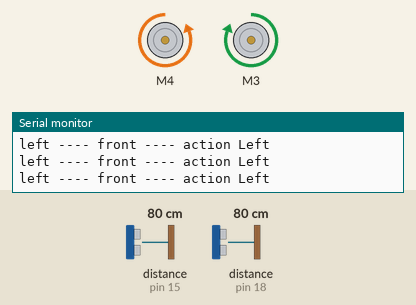
Bench run of a sketch on a simulated Arduino Uno, built with avr-gcc and run on an emulated ATmega328P. Shown: 2 × DC motor (green arrow = forward, orange = backward, longer = faster), the last lines printed to the serial monitor. The inputs (shaded band) are chosen by the test bench; at power-on: distance to the obstacle (sensors on pin 18, pin 15) 80 cm. The echo pulse lasts 58.3 µs per cm.

Above: at 1.2 s.
1.3 s: distance to the obstacle (sensor on pin 18) set to 29 cm
4.3 s: distance to the obstacle (sensor on pin 18) set to 22 cm
At 5.3 s:
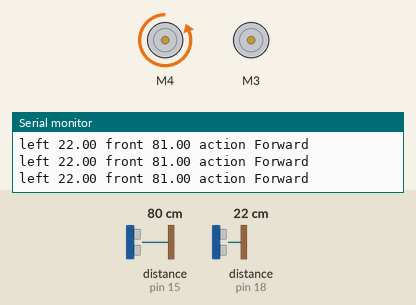
5.8 s: distance to the obstacle (sensor on pin 18) set to 16 cm
8.8 s: distance to the obstacle (sensor on pin 18) set to 13 cm
At 10.0 s:
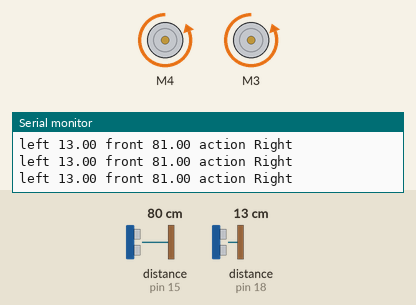
10.3 s: distance to the obstacle (sensor on pin 18) set to 120 cm
At 11.0 s:
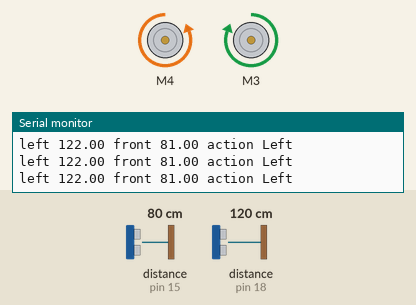
Timing chart, 0 to 12.8 s (numbered marks = the images above; inputs shaded):
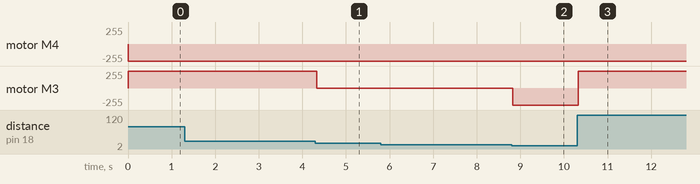

Measured:
- the behaviour switches between 26 and 25 cm on distance to the obstacle (sensor on pin 18) (found by bisection; images 0 and 1)
- the behaviour switches between 15 and 14 cm on distance to the obstacle (sensor on pin 18) (found by bisection; images 1 and 2)
- after the input at 4.3 s, motor M3: forward 255/255 → stopped at once
- after the input at 8.8 s, motor M3: stopped → backward 255/255 at once
- after the input at 10.3 s, motor M3: backward 255/255 → forward 255/255 at once

The sketch:

RaceBot.ino
```cpp
/*
   RaceBot

   Arduino race bot designed to follow the left wall of a race course while
   keeping a foot or so away from it.

Rules: http://robotics.pjhayward.net/rules/formula-r/

Author: Robert Whiting
Email: rswhiting@gmail.com
*/
#include <Arduino.h>
#include <SoftwareSerial.h>
#include <AFMotor.h>
#include <NewPing.h>
#include "Car.h"

// Car object
Car car;

// Timing & distances
#define FRONT_MIN         40
#define SIDE_MIN          15
#define SIDE_MAX          25
#define POST_ENABLED      0

void post(){
  // power on self test
  car.goForward();
  delay(3000);
  car.stop();
  delay(3000);
  car.goBack();
  delay(3000);
  car.stop();
  delay(3000);
  car.goRight();
  delay(3000);
  car.stop();
  delay(3000);
  car.goLeft();
  delay(3000);
  car.stop();
  delay(3000);
}


// SETUP #######################################################################
void setup()
{
    // Open serial communications and wait for port to open:
    Serial.begin(9600);
    Serial.println("Connection established");
    if(POST_ENABLED){
      Serial.println("POST start");
      post();
      Serial.println("POST complete");
    }
    // TODO: countdown?
    car.goForward();
}


// MAIN LOOP ###################################################################
void loop()
{
    // check side (turn left and adjust to wall)
    double leftDist = car.leftDist();
    if (leftDist != 0 && leftDist > SIDE_MAX){
       car.goLeft();
    }else if (leftDist != 0 && leftDist < SIDE_MIN){
      car.goRight();
    }else{
      // check forward (avoid hitting things and right turns)
      double frontDist = car.frontDist();
      if (frontDist != 0 && frontDist < FRONT_MIN){
        car.goRight();
      }else{
        car.goForward();
      }
    }
    car.print();
}
```

Car.cpp
```cpp
#include "Car.h"

Car::Car() :
    leftSonarSensor(LEFT_TRIGGER_PIN, LEFT_ECHO_PIN, MAX_PING),
    forwardSonarSensor(FORWARD_TRIGGER_PIN, FORWARD_ECHO_PIN, MAX_PING),
    forwardMotor(4),
    turnMotor(3)
    {
    // init motors
    forwardMotor.setSpeed(MOTOR_SPEED);
    forwardMotor.run(RELEASE);
    turnMotor.setSpeed(MOTOR_SPEED);
    turnMotor.run(RELEASE);
    Serial.println("Motors initialized");
}

double Car::leftDist(){
    double distance = distance = leftSonarSensor.ping() / US_ROUNDTRIP_CM;
    // get rid of interference
    left = distance > MAX_PING ? 0 : distance;
    return left;
}

double Car::frontDist(){
    double distance = distance = forwardSonarSensor.ping() / US_ROUNDTRIP_CM;
    // get rid of interference
    front = distance > MAX_PING ? 0 : distance;
    return front;
}

void Car::goBack(){
    if(!FROZEN){
        forwardMotor.run(FORWARD);
        turnMotor.run(RELEASE);
    }
    action = "Back";
}

void Car::goForward(){
    if(!FROZEN){
        forwardMotor.run(BACKWARD);
        turnMotor.run(RELEASE);
    }
    action = "Forward";
}

void Car::goLeft(){
    if(!FROZEN){
        turnMotor.run(FORWARD);
    }
    action = "Left";
}

void Car::goRight(){
    if(!FROZEN){
        turnMotor.run(BACKWARD);
    }
    action = "Right";
}

void Car::stop(){
    if(!FROZEN){
        forwardMotor.run(RELEASE);
        turnMotor.run(RELEASE);
    }
    action = "Stop";
}

void Car::print(){
    Serial.print("left ");
    if(front == 0)
      Serial.print("----");
    else
      Serial.print(left);
    Serial.print(" front ");
    if(front == 0)
      Serial.print("----");
    else
      Serial.print(front);
    Serial.print(" action ");
    Serial.print(action);
    Serial.print("\n");
}
```

Car.h
```cpp
#ifndef CAR_H_
#define CAR_H_

#include <Arduino.h>
#include <AFMotor.h>
#include <NewPing.h>
#define FROZEN 0

class Car {
    public:
        Car();
        double leftDist();
        double frontDist();
        void goForward();
        void goBack();
        void goLeft();
        void goRight();
        void stop();
        void print();
    private:
	double left = 0;
	double front = 0;
	String action = "";

        // Sonar
        const int MAX_PING = 200;
        const int LEFT_TRIGGER_PIN = 17;
        const int LEFT_ECHO_PIN = 18;
        const int FORWARD_TRIGGER_PIN = 14;
        const int FORWARD_ECHO_PIN = 15;
        NewPing leftSonarSensor;
        NewPing forwardSonarSensor;

        // Motors
        AF_DCMotor forwardMotor;
        AF_DCMotor turnMotor;
        const int MOTOR_SPEED = 255;
};

#endif
```
